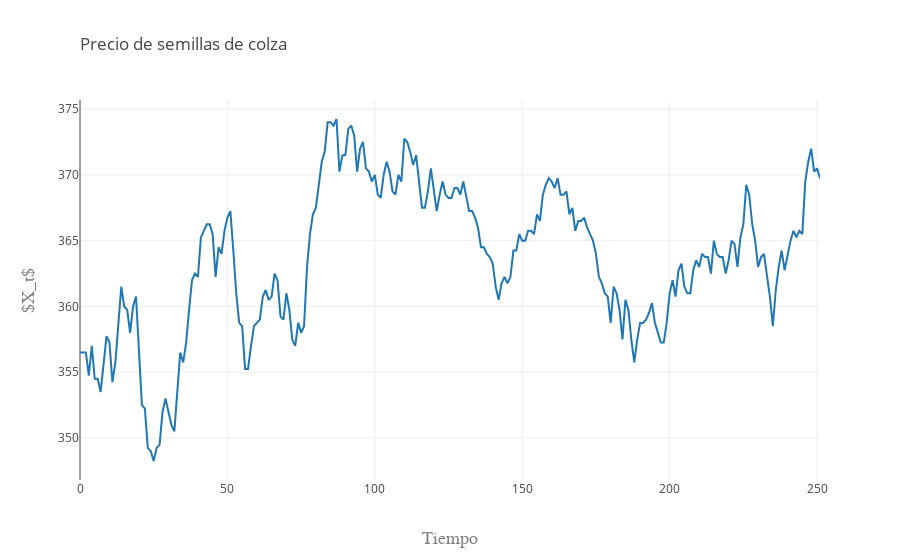

Notebook source saved alongside this figure:
### Markdown cell above
**Gráfica de la acción**

### Code cell
trace1 = go.Scatter(
    y = X,
    x = np.arange(N),
    name = '$X_1$'
)

data = [trace1]
layout = go.Layout(
    title=go.layout.Title(
        text='Precio de semillas de colza',
        xref='paper',
        x=0
    ),
    xaxis=go.layout.XAxis(
        title=go.layout.xaxis.Title(
            text='Tiempo',
            font=dict(
                family='Arial',
                size=18,
                color='#7f7f7f'
            )
        )
    ),
    yaxis=go.layout.YAxis(
        title=go.layout.yaxis.Title(
            text='$X_t$',
            font=dict(
                family='Arial',
                size=18,
                color='#7f7f7f'
            )
        )
    )
)
fig = go.Figure(data=data, layout=layout)
py.iplot(fig, filename='Accion')

### Figure 1 — Plotly figure (JSON) as saved in the notebook; plotly's stock layout.template omitted (floating-point values rounded to 4 significant figures; data arrays with more than 128 entries replaced by an {"elided": "..."} marker saying what was removed)
{"data": [{"name": "$X_1$", "type": "scatter", "uid": "0af71f79-760a-4a09-940e-db103cd22d5d", "x": {"elided": "252 int values"}, "y": {"elided": "252 float values"}}], "layout": {"autosize": true, "title": {"text": "Precio de semillas de colza", "x": 0, "xref": "paper"}, "xaxis": {"autorange": true, "range": [0, 251], "title": {"font": {"color": "#7f7f7f", "family": "Arial", "size": 18}, "text": "Tiempo"}, "type": "linear"}, "yaxis": {"autorange": true, "range": [346.8, 375.7], "title": {"font": {"color": "#7f7f7f", "family": "Arial", "size": 18}, "text": "$X_t$"}, "type": "linear"}}}
